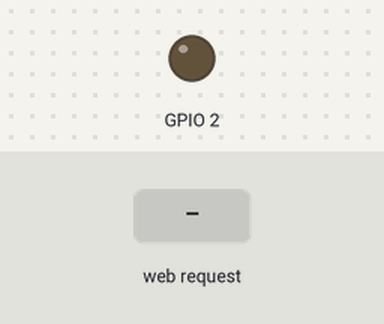
Simulated run of this sketch. Board: ESP8266 (NodeMCU). Parts: output pins drawn as LEDs (lit = HIGH, except the on-board LED, lit = LOW). Inputs (shaded band) come from the test bench. WiFi joins after 1.5 s; servers stay silent unless stated; a WiFi scan finds three made-up networks; what the sketch prints to the serial monitor is not drawn.

Above: at 3.3 s.
3.4 s: HTTP request GET /wifi received
6.4 s: HTTP request GET /connect received
At 12.6 s:
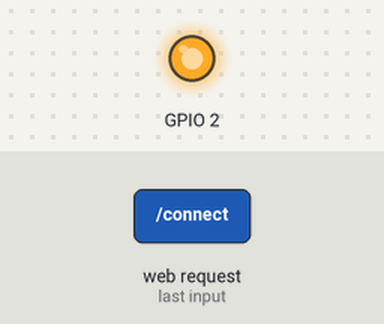
Timing chart, 0 to 13.9 s (numbered marks = the images above; inputs shaded):
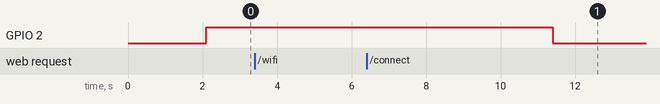

Measured:
- after the input at 6.4 s, GPIO 2: HIGH → LOW after 5.0 s

The sketch:

Server.ino
```cpp
#include <ESP8266WebServer.h>
#include <ESP8266WiFi.h>
#include <ESP8266HTTPClient.h>
#include <ArduinoJson.h>

#define WIFI_SSID
#define WIFI_PASSWORD

#define AP_SSID "IOT_ap"
#define AP_PASSWORD "iot12345"

#define URL_BACKEND "http://192.168.0.107:5000"

ESP8266WebServer server(80);

char wifiPage[] PROGMEM = R"=====(
<!DOCTYPE html>
<html lang="pt-br">
    <head>
        <meta charset="utf-8">
        <title>Wifi Connect</title>
        <style>
            *{
                padding: 0;
                margin: 0;
            }
            .infos{
                display: flex;
                justify-content: center;
                align-items: center;
                flex-direction: row;
                width: 550px;
                margin-top: 10px;
            }
            .infos div{
                width: 50%;
                text-align: center;
                color: #000000;
            }
           ul{
               list-style: none;
               overflow: hidden;
           }
           li{
               display: flex;
               justify-content: center;
               align-items: center;
               background-color: #dadada;
               height: 50px;
               border-bottom: solid 3px #797979;
               cursor: pointer;
           }
           li:hover{
               background-color: #b1b1b1;
           }
           li:last-child{
            border-bottom: none;
           }
           .list-wifi{
               background-color: #dbdbdb;
               border-radius: 10px;
                width: 550px;
                height: 550px;
           }
           .list-wifi > div:nth-child(2){
                height: 85%;
                margin-bottom: 10px;
                overflow: hidden;
                overflow-y: auto;
           }
           .list-wifi > div:last-child{
               display: flex;
               justify-content: center;
               align-items: center;
           }

           .list-wifi > div:last-child button{
               width: 200px;
               height: 40px;
               outline: hidden;
               border: none;
               border: solid 2px #036d8d;
               color: #f9f9f9;
               cursor: pointer;
               background-color: #099bc7;
               transition: background-color 200ms;
               border-radius: 5px;
           }
           .list-wifi > div:last-child button:hover{
            background-color: #036d8d;
            transition: background-color 200ms;
           }
           .list-wifi > div:last-child button:focus{
               outline: 0;
           }
           ::-webkit-scrollbar {
                width: 5px;
            }


            ::-webkit-scrollbar-track {
            background: #e6e6e6f8;
            border-radius: 10px;

            }


            ::-webkit-scrollbar-thumb {
            background: rgba(136, 136, 136, 0.568);
            border-radius: 10px;
            }


            ::-webkit-scrollbar-thumb:hover {
            background: #555;
            }
           #list li > div:first-child{
               display: flex;
               justify-content: center;
               align-items: center;
               flex-direction: row;
               text-align: center;
               width: 100%;
               height: 100%;
           }
           #list li > div:first-child div{
               width: 50%;
           }
           .container{
               display:flex;
               justify-content: center;
               align-items: center;
               height: 100%;
           }
           body{
               background-color: #09a4fd;
           }

           html,body{
            height: 100%;
            margin: 0;
            padding: 0;
           }
           .popup{
               display: none;
           }
           .popup.active{
               display: block;
               position: fixed;
               top: 0;
               left: 0;
               width: 100% !important;
               height: 100%;
               background-color: #00000060;
               z-index: 1;
           }
           .popup .overlay{
               position: absolute;


           }
           .popup .content{
               position: absolute;
               top: 50%;
               left: 50%;
               transform: translate(-50%, -50%);
               z-index: 2;
                width: 350px;
                height: 200px;
                background-color: #dbdbdb;
                display: flex;
                align-items: center;
                flex-direction: column;
           }

           .popup .content div:first-child{
               margin-top: 10px;
               margin-bottom: 30px;
           }
           .popup .content div:last-child{
               display: flex;
               justify-content: space-around;
               align-items: center;
               width: 100%;
               flex-direction: row;
               margin-bottom: 10px;
               margin-top: 30px;
           }
           .popup .content input{
               width: 200px;
               height: 35px;
           }

           .popup .content button{
            width: 100px;
            height: 30px;
           }


        </style>
    </head>
    <body>
        <div class="container">
            <div class="list-wifi">
                <div class="infos">
                    <div><p>Nome da rede</p></div>
                    <div><p>Itensidade do sinal</p></div>
                </div>
                <div>
                    <ul id="list">

                    </ul>

                </div>
                <div>
                    <button onclick="scanWifi()">Procurar redes</button>
                </div>
            </div>
        </div>

        <script>

            function scanWifi(){
                document.getElementById("list").innerHTML = "";
                var xhr = new XMLHttpRequest();
                var url = "/wifi";
                xhr.onreadystatechange = function(){
                  if(this.readyState == 4 && this.status == 200){
                     JSON.parse(this.response).map(function(item, i){
                     var li = document.createElement("li");
                     var div1 = document.createElement("div");
                     var div2 = document.createElement("div");
                     var divInfo = document.createElement("div");
                     var h3 = document.createElement("h3");
                     var p = document.createElement("p");

                     var ssid = document.createTextNode(item.ssid);
                     var rssi = document.createTextNode(item.rssi);

                     h3.appendChild(ssid);
                     div1.appendChild(h3);
                     p.appendChild(rssi);
                     div2.appendChild(p);
                     divInfo.appendChild(div1);
                     divInfo.appendChild(div2);
                     li.appendChild(divInfo);
                     var list = document.getElementById("list");
                     list.appendChild(li);
                     li.id = i;
                     createPopup(item.ssid, li, i);
                     divInfo.onclick = ()=>togglePopup(i);
                    });

                      }
                   }
                    xhr.open("GET", url, true);
                    xhr.send();

            }

            function createPopup(title, list, n){
                var popup = document.createElement("div");
                var overlay = document.createElement("div");
                var content = document.createElement("div");

                var divTitle = document.createElement("div");
                var divInput = document.createElement("div");
                var divBtn = document.createElement("div");
                var h3 = document.createElement("h3");
                var input = document.createElement("input");
                var cancelBtn = document.createElement("button");
                var connectBtn = document.createElement("button");

                var name = document.createTextNode(title);

                popup.className = "popup";
                popup.id = "popup";
                overlay.className = "overlay"
                content.className = "content";
                input.placeholder = "Senha";
                input.type = "password";
                cancelBtn.onclick = ()=> togglePopup(n);
                connectBtn.onclick = ()=>handleConnect({ssid:title, password:input.value});
                content.appendChild(divTitle);
                content.appendChild(divInput);
                content.appendChild(divBtn);
                h3.appendChild(name);
                divTitle.appendChild(h3);
                divInput.appendChild(input);
                cancelBtn.appendChild(document.createTextNode("Cancelar"));
                connectBtn.appendChild(document.createTextNode("Conectar"));
                divBtn.appendChild(cancelBtn);
                divBtn.appendChild(connectBtn);

                popup.appendChild(overlay);
                popup.appendChild(content);
                list.appendChild(popup);
            }

            function togglePopup(id){
                var li = document.getElementById(id);
                var popup = li.lastChild;

                popup.classList.toggle("active");
            }

            function handleConnect(value){
              var xhr = new XMLHttpRequest();
                var url = "/connect";
                xhr.open("POST", url);
                xhr.send(JSON.stringify(value));
            }
  </script>

    </body>
</html>
)=====";

void connectionPage(){
  server.send(200, "text/html", wifiPage);
}

void setup() {
  Serial.begin(115200);
  delay(1000);
   pinMode(BUILTIN_LED,OUTPUT);
  delay(1000);

  Serial.println("Server Started.");
  WiFi.softAP(AP_SSID, AP_PASSWORD);
  Serial.println("Access Point");
  Serial.print("SSID: ");
  Serial.println(AP_SSID);
  Serial.print("PASSWORD: ");
  Serial.println(AP_PASSWORD);
  Serial.print("ACCESS THE IP: ");
  Serial.println(WiFi.softAPIP());
  server.begin();
  delay(100);
  server.on("/", connectionPage);
  server.on("/wifi", scanWifi);
  server.on("/connect", connectWifi);

}

void loop() {
  server.handleClient();
  Serial.println(WiFi.status());
  /*
    WL_IDLE_STATUS      = 0,
    WL_NO_SSID_AVAIL    = 1,
    WL_SCAN_COMPLETED   = 2,
    WL_CONNECTED        = 3,
    WL_CONNECT_FAILED   = 4,
    WL_CONNECTION_LOST  = 5,
    WL_DISCONNECTED     = 6
    */

    if(WiFi.status() == 3){
      digitalWrite(BUILTIN_LED, LOW);
    }else{
      digitalWrite(BUILTIN_LED, HIGH);
    }

}

void scanWifi(){
  Serial.begin(115200);
  Serial.println("Scanning Networks");
  int n = WiFi.scanNetworks();
  if(n < 1 ){
    Serial.println("No networks found");
    server.send(200, "text/plain", "Nenhum wifi encontrado");
  }else{
    Serial.println("Networks found");
    Serial.println(n);
  Serial.println(WiFi.status());

    DynamicJsonDocument json(2048);
    JsonArray wifi = json.to<JsonArray>();

    for(int i = 0; i < n; i++){
      JsonObject oWifi = wifi.createNestedObject();
      oWifi["ssid"] =  WiFi.SSID(i);
      oWifi["rssi"] = WiFi.RSSI(i);
      oWifi["type"] = (WiFi.encryptionType(i) == ENC_TYPE_NONE) ? " " : "*";
    }
    String fJson;
    serializeJson(json, fJson);
    server.send(200,"text/plain", fJson);
  }
}

void connectWifi(){
  WiFi.disconnect();
  Serial.print("Conecting in Wifi: ");
  DynamicJsonDocument json(1024);
  deserializeJson(json, server.arg("plain"));
  String ssid = json["ssid"];
  Serial.println(ssid);
  String password = json["password"];
   WiFi.begin(ssid, password);
   delay(5000);
   Serial.print("IP: ");
   Serial.println(WiFi.localIP());
    server.send(200, "text/plain", "Connected.");
}

/*String request(String path){
  HTTPClient http;
  http.begin(URL_BACKEND + path);
  int httpCode = http.GET();
  if(httpCode < 0){
    Serial.println("request error: " + httpCode);
    return "";
  }

  if(httpCode != HTTP_CODE_OK){
    return "";
  }
 String response = http.getString();

  http.end();

  return response;
}*/

/*String requestJSON(String path){
  HTTPClient http;
  http.begin(URL_BACKEND + path);
  int httpCode = http.GET();
  if(httpCode < 0){
    Serial.println("request error: " + httpCode);
    return "";
  }

  if(httpCode != HTTP_CODE_OK){
    return "";
  }
 String response = http.getString();

  http.end();

  return response;
}*/
```
